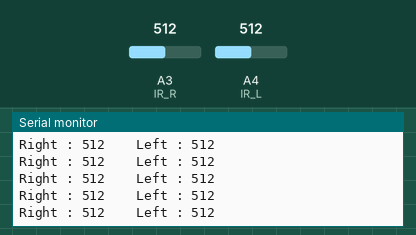
Simulated run of this sketch. Board: Arduino Uno, built with avr-gcc and run on an emulated ATmega328P. On the bench: the last lines printed to the serial monitor. The inputs (shaded band) are chosen by the test bench; at power-on: A3 (IR_R) = 512, A4 (IR_L) = 512.

Above: at 1.2 s.
1.3 s: A3 (IR_R) set to 11
At 2.2 s:
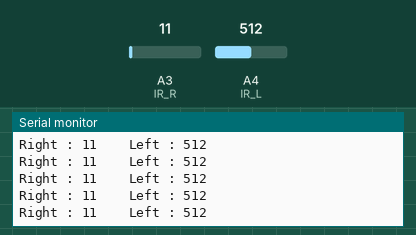
2.8 s: A3 (IR_R) set to 8
At 3.6 s:
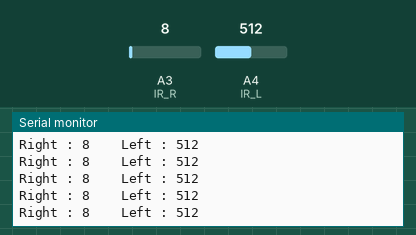
4.3 s: A4 (IR_L) set to 983
At 5.2 s:
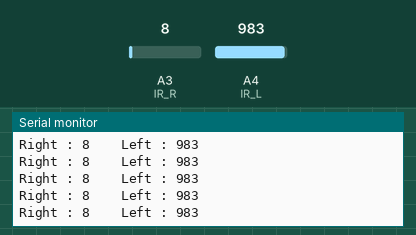
5.8 s: A4 (IR_L) set to 1009
At 6.5 s:
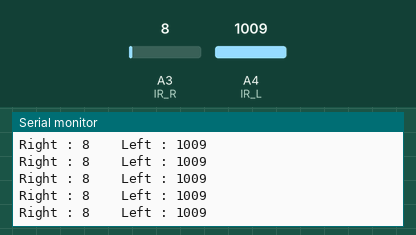
Timing chart, 0 to 8.8 s (numbered marks = the images above; inputs shaded):
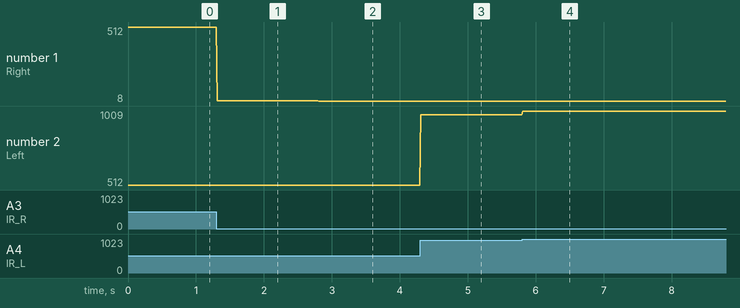

Measured:
- after the input at 1.3 s, the serial monitor: prints a new line at once (image 1)
- after the input at 2.8 s, the serial monitor: prints a new line at once (image 2)
- after the input at 4.3 s, the serial monitor: prints a new line at once (image 3)
- after the input at 5.8 s, the serial monitor: prints a new line at once (image 4)
- plotted number 1: 512 → 11 after the input at 1.3 s, 11 → 8 after the input at 2.8 s
- plotted number 2: 512 → 983 after the input at 4.3 s, 983 → 1009 after the input at 5.8 s

The sketch:

ir_sensor.ino
```cpp
const int IR_R = A3;  //  적외선센서 우측 핀
const int IR_L = A4;  // 적외선센서 좌측 핀

void setup() {
    Serial.begin(115200);
    pinMode(IR_R, INPUT);
    pinMode(IR_L, INPUT);
}

void loop() {

    Serial.print("Right : "); Serial.print(analogRead(IR_R));
    Serial.print("    Left : "); Serial.println(analogRead(IR_L));
    delay(10);

}
```
